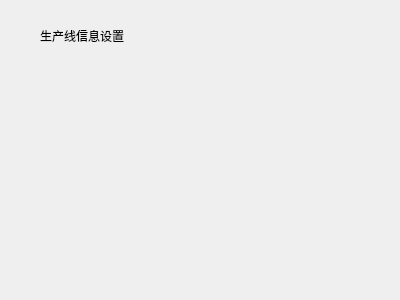
<?xml version="1.0" encoding="UTF-8"?>
<ui version="4.0">
 <class>SetProLine</class>
 <widget class="QWidget" name="SetProLine">
  <property name="geometry">
   <rect>
    <x>0</x>
    <y>0</y>
    <width>400</width>
    <height>300</height>
   </rect>
  </property>
  <property name="windowTitle">
   <string>Form</string>
  </property>
  <widget class="QLabel" name="label">
   <property name="geometry">
    <rect>
     <x>40</x>
     <y>30</y>
     <width>85</width>
     <height>12</height>
    </rect>
   </property>
   <property name="text">
    <string>生产线信息设置</string>
   </property>
  </widget>
 </widget>
 <resources/>
 <connections/>
</ui>
